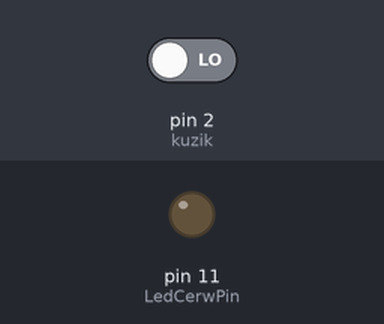
Bench run of a sketch on a simulated Arduino Uno, built with avr-gcc and run on an emulated ATmega328P. On the bench: output pins drawn as LEDs (lit = HIGH). Inputs (shaded band) come from the test bench; at power-on: pin 2 (kuzik) LOW.

Above: at 1.2 s.
1.3 s: pin 2 (kuzik) driven HIGH
At 2.2 s:
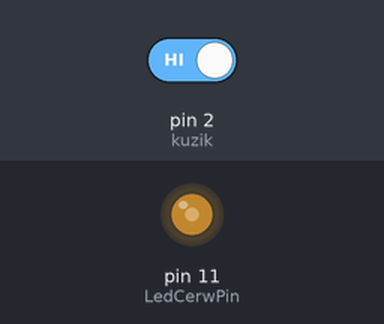
2.8 s: pin 2 (kuzik) driven LOW
At 3.3 s:
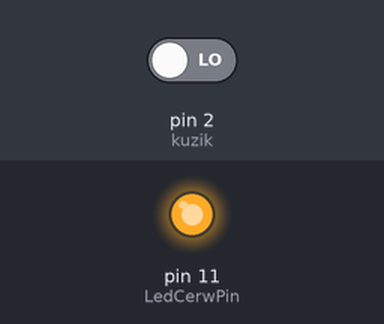
Timing chart, 0 to 5.8 s (numbered marks = the images above; inputs shaded):
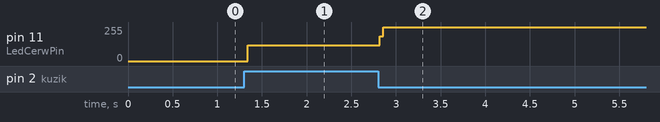

Measured:
- after the input at 1.3 s, pin 11 (LedCerwPin): 0/255 → 117/255 at once
- after the input at 2.8 s, pin 11 (LedCerwPin): 117/255 → 255/255 at once

The sketch:

inteligentny_przycisk_2.ino
```cpp
int LedCerwPin = 11;
int kuzik = 2;
int licznik;
void setup() {

  pinMode (LedCerwPin, OUTPUT);
  pinMode (kuzik, INPUT);
}

void loop() {

  if (digitalRead(kuzik) == HIGH)
  {
    digitalWrite(LedCerwPin, HIGH);
  }
  if (digitalRead(kuzik) == HIGH)
  {
    digitalWrite(LedCerwPin, LOW);
  }
}
```
